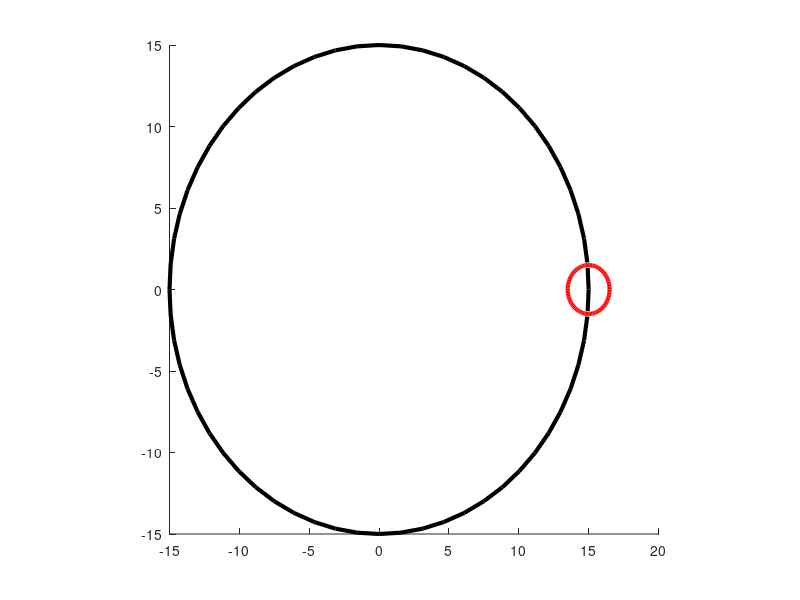

This chart was generated by the following MATLAB code: (Note: this script raises an error after producing the figure.)
% a random walk in 2D with reflective boundaries and one target 
clc;    % Clear the command window.
clearvars;
close all;  % Close all figures (except those of imtool.)
workspace;  % Make sure the workspace panel is showing.
% specify the number of time steps in our random walk
tsteps=10000
% here is the time increment between steps
% we will assume that this is in units of seconds
tau=0.01
% here is the diffusion coefficient for the walk
% let's assume units of um^2/sec
D=10
% now, from the diffusion coefficient and the 
% time increment we can calculate the appropriate
% distance increment (in units of um)
delta=sqrt(2*D*tau);

% make the cell with circular disc
radius = 15;    %cell radius variable
target=radius/10;   %membrane disc variable size
pos_outer = [-radius, -radius, 2*radius, 2*radius]; 
rectangle('Position',pos_outer,'Curvature',[1 1], 'LineWidth', 3)
size_inner = [-target, -target, 2*target, 2*target];
%make these coordinates a variable 
viscircles([radius,0], target, 'Color', 'r', 'LineStyle', '-', 'LineWidth', 3);
axis square;
ax = gca;
ax.FontWeight = 'normal';
ax.FontSize = 8;
ax.XAxisLocation = 'origin';
ax.YAxisLocation = 'origin';
hold on;

% getting all points for inner circle
step_size = 1;  % step size for grid
theta = linspace(0, 2*pi, tsteps);  % angle range for points 
% Calculate the coordinates of the points within the inner circle
x_inner = radius + target * cos(theta);  %change coordinate to variable
y_inner = 0 + target * sin(theta);  %change coordinate to variable

%array for time info (not currently used but could be for time to target)
time=0:tau:(tsteps*tau);
%initialize arrays to hold the x and y positions
x=zeros(tsteps,1);
y=zeros(tsteps,1);
x(1) = 0.0;
y(1) = 0.0;

%for i = 2:tsteps
%delx = 2 * (randi(2) - 1) - 1;
  %  dely = 2 * (randi(2) - 1) - 1;
   % y(i) = y(i - 1) + dely * delta;
    %x(i) = x(i - 1) + delx * delta;
%end

counter = 0 %initialize target hitting counter 

for i = 2 :tsteps
	% Check if particle hits boundary in x
    delx = 2 * (randi(2) - 1) - 1;   %random step 
	xbound = x(i-1) + delx*delta;    % new position 
    dely = 2 * (randi(2) - 1) - 1;
    ybound= y(i-1) + dely*delta;
     %checks if at target
	if any(abs(x - x_inner(i)) <= step_size/2) && any(abs(y - y_inner(i)) <= step_size/2)
        %any(sqrt((x - x_inner).^2 + (y - y).^2) <= (step_size));
       disp('Random walk has hit target!');
       disp(num2str(counter))
       break;
    elseif  norm([xbound,ybound]) >= radius 
        x(i)=x(i-2);
        y(i)=y(i-2);
        continue;          
    else
        x(i) = xbound; %update pos
        y(i) = ybound;
        counter= counter + 1
    end
end

% plot the random walk
plot(x, y);
xlabel('X Position');
ylabel('Y Position');
title('Random Walk');
axis equal; % set equal aspect ratio
grid on;


